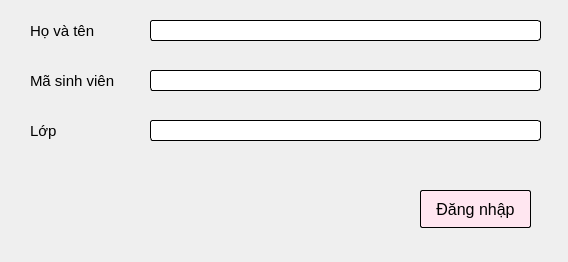
<?xml version="1.0" encoding="UTF-8"?>
<ui version="4.0">
 <class>Dialog</class>
 <widget class="QDialog" name="Dialog">
  <property name="windowModality">
   <enum>Qt::WindowModal</enum>
  </property>
  <property name="geometry">
   <rect>
    <x>0</x>
    <y>0</y>
    <width>568</width>
    <height>262</height>
   </rect>
  </property>
  <property name="minimumSize">
   <size>
    <width>568</width>
    <height>262</height>
   </size>
  </property>
  <property name="maximumSize">
   <size>
    <width>568</width>
    <height>262</height>
   </size>
  </property>
  <property name="sizeIncrement">
   <size>
    <width>580</width>
    <height>281</height>
   </size>
  </property>
  <property name="baseSize">
   <size>
    <width>580</width>
    <height>281</height>
   </size>
  </property>
  <property name="windowTitle">
   <string>Dialog</string>
  </property>
  <widget class="QLabel" name="label_3">
   <property name="geometry">
    <rect>
     <x>30</x>
     <y>10</y>
     <width>101</width>
     <height>41</height>
    </rect>
   </property>
   <property name="font">
    <font>
     <pointsize>11</pointsize>
    </font>
   </property>
   <property name="text">
    <string>Họ và tên</string>
   </property>
  </widget>
  <widget class="QLabel" name="label_4">
   <property name="geometry">
    <rect>
     <x>30</x>
     <y>60</y>
     <width>111</width>
     <height>41</height>
    </rect>
   </property>
   <property name="font">
    <font>
     <pointsize>11</pointsize>
    </font>
   </property>
   <property name="text">
    <string>Mã sinh viên</string>
   </property>
  </widget>
  <widget class="QPushButton" name="loginButton">
   <property name="enabled">
    <bool>true</bool>
   </property>
   <property name="geometry">
    <rect>
     <x>420</x>
     <y>190</y>
     <width>111</width>
     <height>38</height>
    </rect>
   </property>
   <property name="font">
    <font>
     <pointsize>12</pointsize>
     <weight>50</weight>
     <italic>false</italic>
     <bold>false</bold>
    </font>
   </property>
   <property name="mouseTracking">
    <bool>false</bool>
   </property>
   <property name="styleSheet">
    <string notr="true">
QPushButton{
	border-radius: 2px;
	background-color: rgb(255, 230, 240);
	border: 1px solid #000;
}

QPushButton:hover{
	
	
	background-color: rgb(214, 205, 255);
}

QPushButton:focus {
	outline: none;
}

</string>
   </property>
   <property name="text">
    <string>Đăng nhập</string>
   </property>
  </widget>
  <widget class="QLineEdit" name="classfield">
   <property name="geometry">
    <rect>
     <x>150</x>
     <y>120</y>
     <width>391</width>
     <height>21</height>
    </rect>
   </property>
   <property name="font">
    <font>
     <pointsize>10</pointsize>
    </font>
   </property>
   <property name="acceptDrops">
    <bool>false</bool>
   </property>
   <property name="styleSheet">
    <string notr="true">border-radius: 3px;
border: 1px solid #000;</string>
   </property>
   <property name="text">
    <string/>
   </property>
   <property name="frame">
    <bool>true</bool>
   </property>
  </widget>
  <widget class="QLabel" name="errorLogin">
   <property name="geometry">
    <rect>
     <x>20</x>
     <y>220</y>
     <width>301</width>
     <height>31</height>
    </rect>
   </property>
   <property name="font">
    <font>
     <pointsize>9</pointsize>
    </font>
   </property>
   <property name="focusPolicy">
    <enum>Qt::ClickFocus</enum>
   </property>
   <property name="contextMenuPolicy">
    <enum>Qt::DefaultContextMenu</enum>
   </property>
   <property name="acceptDrops">
    <bool>true</bool>
   </property>
   <property name="styleSheet">
    <string notr="true">color: red;</string>
   </property>
   <property name="text">
    <string/>
   </property>
  </widget>
  <widget class="QLabel" name="label_5">
   <property name="geometry">
    <rect>
     <x>30</x>
     <y>120</y>
     <width>111</width>
     <height>21</height>
    </rect>
   </property>
   <property name="font">
    <font>
     <pointsize>11</pointsize>
    </font>
   </property>
   <property name="text">
    <string>Lớp</string>
   </property>
  </widget>
  <widget class="QLineEdit" name="idfield">
   <property name="geometry">
    <rect>
     <x>150</x>
     <y>70</y>
     <width>391</width>
     <height>21</height>
    </rect>
   </property>
   <property name="font">
    <font>
     <pointsize>10</pointsize>
    </font>
   </property>
   <property name="acceptDrops">
    <bool>false</bool>
   </property>
   <property name="styleSheet">
    <string notr="true">border-radius: 3px;
border: 1px solid #000;</string>
   </property>
   <property name="text">
    <string/>
   </property>
   <property name="frame">
    <bool>true</bool>
   </property>
   <property name="cursorPosition">
    <number>0</number>
   </property>
  </widget>
  <widget class="QLineEdit" name="namefield">
   <property name="geometry">
    <rect>
     <x>150</x>
     <y>20</y>
     <width>391</width>
     <height>21</height>
    </rect>
   </property>
   <property name="minimumSize">
    <size>
     <width>0</width>
     <height>12</height>
    </size>
   </property>
   <property name="font">
    <font>
     <pointsize>10</pointsize>
    </font>
   </property>
   <property name="mouseTracking">
    <bool>true</bool>
   </property>
   <property name="acceptDrops">
    <bool>false</bool>
   </property>
   <property name="styleSheet">
    <string notr="true">border-radius: 3px;
border: 1px solid #000;</string>
   </property>
   <property name="text">
    <string/>
   </property>
   <property name="frame">
    <bool>true</bool>
   </property>
   <property name="readOnly">
    <bool>false</bool>
   </property>
   <property name="placeholderText">
    <string/>
   </property>
   <property name="cursorMoveStyle">
    <enum>Qt::LogicalMoveStyle</enum>
   </property>
  </widget>
 </widget>
 <tabstops>
  <tabstop>namefield</tabstop>
  <tabstop>idfield</tabstop>
  <tabstop>classfield</tabstop>
  <tabstop>loginButton</tabstop>
 </tabstops>
 <resources/>
 <connections/>
</ui>
